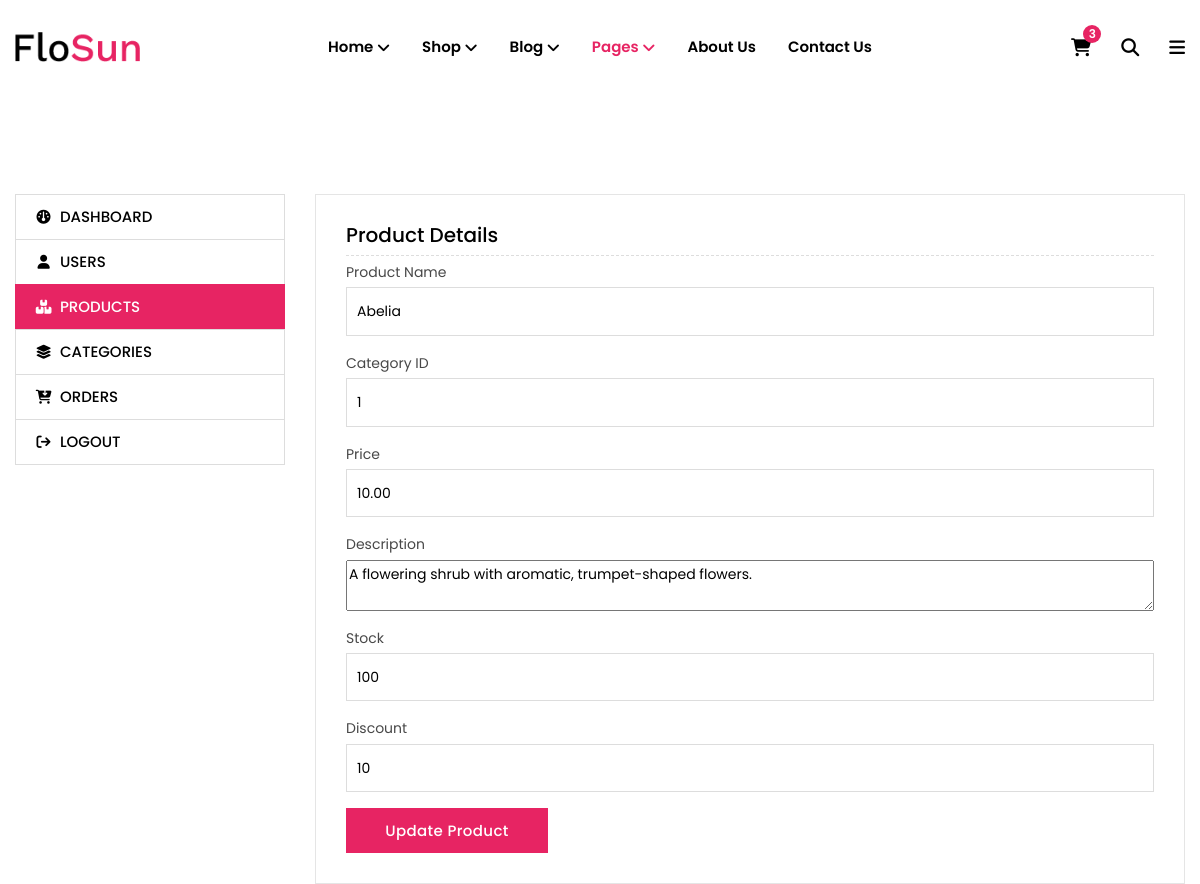
The page /updateProduct.php?id=1 (signed in) on the database its author committed.
### tables this page shows
CREATE TABLE `products` (
  `id` int(11) NOT NULL,
  `category_id` int(11) DEFAULT NULL,
  `name` varchar(100) NOT NULL,
  `description` text DEFAULT NULL,
  `price` decimal(10,2) NOT NULL,
  `stock` int(11) NOT NULL,
  `created_at` timestamp NOT NULL DEFAULT current_timestamp(),
  `path` varchar(255) DEFAULT NULL,
  `discount` float NOT NULL
);

### UpdateProduct.php (the view, shortened to what this page needs)
<?php
require_once("config.php");
    function db_find(string $table,  $id): mixed
    {
        global $conn;
        $sql = "SELECT * FROM " . $table . " WHERE id=" . $id;
        $query = mysqli_query($conn, $sql);
        $result = mysqli_fetch_assoc($query);
        return $result;
    }
    if (isset($_GET['id'])) {
        $cu = db_find('products',$_GET['id']);
    }
?>
<!DOCTYPE html>
<html class="no-js" lang="en">
  <head>
    <link rel="stylesheet" href="assets/css/vendor/bootstrap.min.css" />
    <link rel="stylesheet" href="assets/css/vendor/font.awesome.min.css" />
    <link
      rel="stylesheet"
      href="https://cdnjs.cloudflare.com/ajax/libs/font-awesome/6.6.0/css/all.min.css"
    />
    <link rel="stylesheet" href="assets/css/vendor/linearicons.min.css" />
    <link rel="stylesheet" href="assets/css/plugins/swiper-bundle.min.css" />
    <link rel="stylesheet" href="assets/css/plugins/animate.min.css" />
    <link rel="stylesheet" href="assets/css/plugins/jquery-ui.min.css" />
    <link rel="stylesheet" href="assets/css/plugins/nice-select.min.css" />
    <link rel="stylesheet" href="assets/css/plugins/magnific-popup.css" />
    <link rel="stylesheet" href="assets/css/style.css" />
  </head>
  <body>
    <header class="main-header-area">
      <div class="main-header header-sticky">
        <div class="container custom-area">
          <div class="row align-items-center">
            <div class="col-lg-2 col-xl-2 col-md-6 col-6 col-custom">
              <div class="header-logo d-flex align-items-center">
                <a href="index.html">
                  <img
                    class="img-full"
                    src="assets/images/logo/logo.png"
                    alt="Header Logo"
                  />
                </a>
              </div>
            </div>
            <div
              class="col-lg-8 d-none d-lg-flex justify-content-center col-custom"
            >
              <nav class="main-nav d-none d-lg-flex">
                <ul class="nav">
                  <li>
                    <a href="index.html">
                      <span class="menu-text"> Home</span>
                      <i class="fa fa-angle-down"></i>
                    </a>
                  </li>
                  <li>
                    <a href="shop.html">
                      <span class="menu-text">Shop</span>
                      <i class="fa fa-angle-down"></i>
                    </a>
                  </li>
                  <li>
                    <a href="blog-details-fullwidth.html">
                      <span class="menu-text"> Blog</span>
                      <i class="fa fa-angle-down"></i>
                    </a>
                  </li>
                  <li>
                    <a class="active" href="#">
                      <span class="menu-text"> Pages</span>
                      <i class="fa fa-angle-down"></i>
                    </a>
                  </li>
                  <li>
                    <a href="about-us.html">
                      <span class="menu-text"> About Us</span>
                    </a>
                  </li>
                  <li>
                    <a href="contact-us.html">
                      <span class="menu-text">Contact Us</span>
                    </a>
                  </li>
                </ul>
              </nav>
            </div>
            <div class="col-lg-2 col-md-6 col-6 col-custom">
              <div class="header-right-area main-nav">
                <ul class="nav">
                  <li class="minicart-wrap">
                    <a href="#" class="minicart-btn toolbar-btn">
                      <i class="fa fa-shopping-cart"></i>
                      <span class="cart-item_count">3</span>
                    </a>
                  </li>
                  <li class="sidemenu-wrap">
                    <a href="#"><i class="fa fa-search"></i> </a>
                  </li>
                  <li class="account-menu-wrap d-none d-lg-flex">
                    <a href="#" class="off-canvas-menu-btn">
                      <i class="fa fa-bars"></i>
                    </a>
                  </li>
                </ul>
              </div>
            </div>
          </div>
        </div>
      </div>
    </header>
    <div class="my-account-wrapper mt-no-text">
      <div class="container container-default-2 custom-area">
        <div class="row">
          <div class="col-lg-12 col-custom">
            <div class="myaccount-page-wrapper">
              <div class="row">
                <div class="col-lg-3 col-md-4 col-custom">
                  <div class="myaccount-tab-menu nav" role="tablist">
                    <a href="AdminDashboard.php" >
                      <i class="fa fa-dashboard"></i> Dashboard
                    </a>
                    <a href="AdminUser.php"   >
                      <i class="fa fa-user"></i> Users
                    </a>
                    <a href="adminProducts.php"  class="active">
                      <i class="fa-solid fa-boxes-stacked"></i> Products
                    </a>
                    <a href="Admincategories.php" >
                      <i class="fa-solid fa-layer-group"></i> Categories
                    </a>
                    <a href="AdminOrders.php" >
                      <i class="fa fa-cart-arrow-down"></i> Orders
                    </a>
                    <a href="logout.php">
                      <i class="fa fa-sign-out"></i> Logout
                    </a>
                  </div>
                </div>
                <div class="col-lg-9 col-md-8 col-custom">
                  <div class="tab-content" id="myaccountContent">
                    <div class="tab-pane fade active show" id="account-info" role="tabpanel">
                      <div class="myaccount-content">
                        <h3>Product Details</h3>
                        <div class="account-details-form">
                          <form action="" method="post" enctype="multipart/form-data">
                            <div class="single-input-item mb-3">
                              <label for="product-name" class="required mb-1">Product Name</label>
                              <input type="text" id="product-name" name="product_name" placeholder="Product Name" value="<?php echo $cu['name'] ?>" required />
                            </div>
                            <div class="single-input-item mb-3">
                              <label for="category-id" class="required mb-1">Category ID</label>
                              <input type="text" id="category-id" name="category_id" placeholder="Category ID" value="<?php echo $cu['category_id'] ?>" required />
                            </div>
                            <div class="single-input-item mb-3">
                              <label for="price" class="required mb-1">Price</label>
                              <input type="text" id="price" name="price" placeholder="Price" value="<?php echo $cu['price'] ?>" required />
                            </div>
                            <div class="single-input-item mb-3">
                              <label for="description" class="required mb-1">Description</label>
                              <textarea id="description" name="description" placeholder="Description"  required><?php echo $cu['description'] ?></textarea>
                            </div>
                            <div class="single-input-item mb-3">
                              <label for="stock" class="required mb-1">Stock</label>
                              <input type="text" id="stock" name="stock" placeholder="Stock" value="<?php echo $cu['stock'] ?>" required />
                            </div>
                            <div class="single-input-item mb-3">
                              <label for="discount" class="required mb-1">Discount</label>
                              <input type="text" id="discount" name="discount" placeholder="Discount" value="<?php echo $cu['discount'] ?>" required />
                            </div>
                            <div class="single-input-item single-item-button">
                              <button class="btn flosun-button secondary-btn theme-color rounded-0" type="submit">
                                Update Product
                              </button>
                            </div>
                          </form>
                        </div>
                      </div>
                    </div>
                  </div>
                </div>
              </div>
            </div>
          </div>
        </div>
      </div>
    </div>
  </body>
</html>

### rows shown on the page
products: product_name "Abelia", category_id "1", price "10.00", description "A flowering shrub with aromatic, trumpet-shaped flowers.", stock "100", discount "10"
